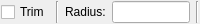
<?xml version="1.0" encoding="UTF-8"?>
<ui version="4.0" stdsetdef="1">
  <resources><include location="../../../res/extui/extui.qrc"/></resources><author></author>
  <comment></comment>
  <exportmacro></exportmacro>
  <class>QG_RoundOptions</class>
  <widget class="QWidget" name="QG_RoundOptions">
    <property name="geometry">
      <rect>
        <x>0</x>
        <y>0</y>
        <width>200</width>
        <height>24</height>
      </rect>
    </property>
    <property name="sizePolicy">
      <sizepolicy>
        <hsizetype>0</hsizetype>
        <vsizetype>0</vsizetype>
        <horstretch>0</horstretch>
        <verstretch>0</verstretch>
      </sizepolicy>
    </property>
    <property name="minimumSize">
      <size>
        <width>170</width>
        <height>22</height>
      </size>
    </property>
    <property name="maximumSize">
      <size>
        <width>200</width>
        <height>32767</height>
      </size>
    </property>
    <property name="windowTitle">
      <string>Round Options</string>
    </property>
    <property name="toolTip" stdset="0">
      <string/>
    </property>
    <layout class="QHBoxLayout">
      <property name="margin">
        <number>1</number>
      </property>
      <item>
        <widget class="QCheckBox" name="cbTrim">
          <property name="text">
            <string>Trim</string>
          </property>
          <property name="toolTip" stdset="0">
            <string>Check to trim both edges to the rounding</string>
          </property>
        </widget>
      </item>
      <item>
        <widget class="Line" name="sep1_2">
          <property name="sizePolicy">
            <sizepolicy>
              <hsizetype>0</hsizetype>
              <vsizetype>1</vsizetype>
              <horstretch>0</horstretch>
              <verstretch>0</verstretch>
            </sizepolicy>
          </property>
          <property name="frameShape">
            <enum>QFrame::VLine</enum>
          </property>
          <property name="frameShadow">
            <enum>QFrame::Sunken</enum>
          </property>
        </widget>
      </item>
      <item>
        <widget class="QLabel" name="lRadius">
          <property name="text">
            <string>Radius:</string>
          </property>
          <property name="wordWrap">
            <bool>false</bool>
          </property>
        </widget>
      </item>
      <item>
        <widget class="QLineEdit" name="leRadius"/>
      </item>
      <item>
        <widget class="Line" name="sep1">
          <property name="sizePolicy">
            <sizepolicy>
              <hsizetype>0</hsizetype>
              <vsizetype>1</vsizetype>
              <horstretch>0</horstretch>
              <verstretch>0</verstretch>
            </sizepolicy>
          </property>
          <property name="frameShape">
            <enum>QFrame::VLine</enum>
          </property>
          <property name="frameShadow">
            <enum>QFrame::Sunken</enum>
          </property>
        </widget>
      </item>
    </layout>
  </widget>
  <layoutdefault spacing="6" margin="11"/>
  <pixmapfunction>qPixmapFromMimeSource</pixmapfunction>
  <includes>
    <include location="local">rs_line.h</include>
    <include location="local">rs_settings.h</include>
    <include location="local">rs_modification.h</include>
    <include location="local">rs_actionmodifyround.h</include>
  </includes>
  <connections>
    <connection>
      <sender>leRadius</sender>
      <signal>textChanged(QString)</signal>
      <receiver>QG_RoundOptions</receiver>
      <slot>updateData()</slot>
    </connection>
    <connection>
      <sender>cbTrim</sender>
      <signal>toggled(bool)</signal>
      <receiver>QG_RoundOptions</receiver>
      <slot>updateData()</slot>
    </connection>
  </connections>
</ui>
